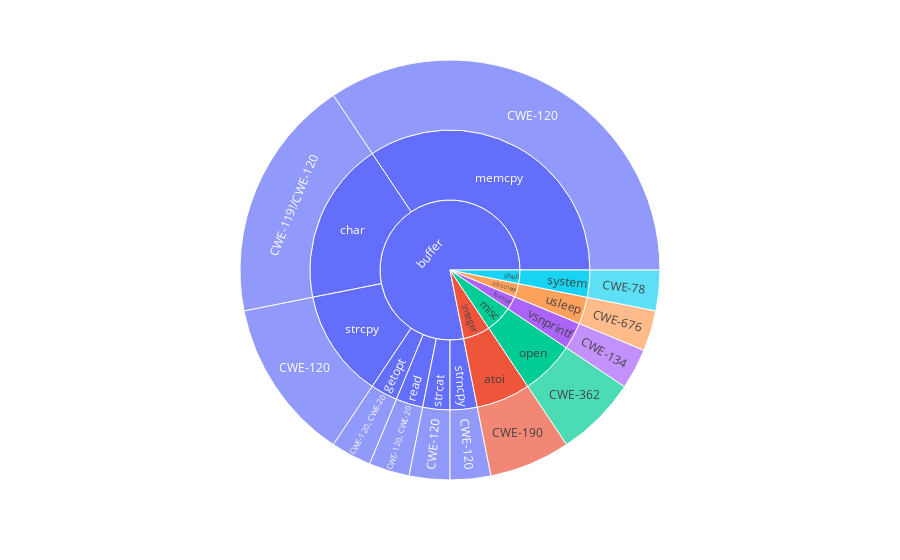

Notebook cell for this chart:
### Code cell
dfp = df[['Category', 'Name', 'CWEs']].groupby(['Category', 'Name', 'CWEs'], group_keys=False).size().reset_index(name='Count')
print(dfp)
fig = px.sunburst(dfp, path=['Category', 'Name', 'CWEs'], values='Count')
# fig.write_image("figure/vul_statistics.pdf")
fig.show()
df.head(3)

### Figure 1 — Plotly figure (JSON) as saved in the notebook; plotly's stock layout.template omitted (floating-point values rounded to 4 significant figures)
{"data": [{"branchvalues": "total", "domain": {"x": [0, 1], "y": [0, 1]}, "hovertemplate": "labels=%{label}<br>Count=%{value}<br>parent=%{parent}<br>id=%{id}<extra></extra>", "ids": ["buffer/char/CWE-119!/CWE-120", "buffer/memcpy/CWE-120", "buffer/strcat/CWE-120", "buffer/strcpy/CWE-120", "buffer/strncpy/CWE-120", "buffer/getopt/CWE-120, CWE-20", "buffer/read/CWE-120, CWE-20", "format/vsnprintf/CWE-134", "integer/atoi/CWE-190", "misc/open/CWE-362", "obsolete/usleep/CWE-676", "shell/system/CWE-78", "integer/atoi", "buffer/char", "buffer/getopt", "buffer/memcpy", "misc/open", "buffer/read", "buffer/strcat", "buffer/strcpy", "buffer/strncpy", "shell/system", "obsolete/usleep", "format/vsnprintf", "buffer", "format", "integer", "misc", "obsolete", "shell"], "labels": ["CWE-119!/CWE-120", "CWE-120", "CWE-120", "CWE-120", "CWE-120", "CWE-120, CWE-20", "CWE-120, CWE-20", "CWE-134", "CWE-190", "CWE-362", "CWE-676", "CWE-78", "atoi", "char", "getopt", "memcpy", "open", "read", "strcat", "strcpy", "strncpy", "system", "usleep", "vsnprintf", "buffer", "format", "integer", "misc", "obsolete", "shell"], "name": "", "parents": ["buffer/char", "buffer/memcpy", "buffer/strcat", "buffer/strcpy", "buffer/strncpy", "buffer/getopt", "buffer/read", "format/vsnprintf", "integer/atoi", "misc/open", "obsolete/usleep", "shell/system", "integer", "buffer", "buffer", "buffer", "misc", "buffer", "buffer", "buffer", "buffer", "shell", "obsolete", "format", "", "", "", "", "", ""], "type": "sunburst", "values": [6, 11, 1, 4, 1, 1, 1, 1, 2, 2, 1, 1, 2, 6, 1, 11, 2, 1, 1, 4, 1, 1, 1, 1, 25, 1, 2, 2, 1, 1]}], "layout": {"legend": {"tracegroupgap": 0}, "margin": {"t": 60}}}
